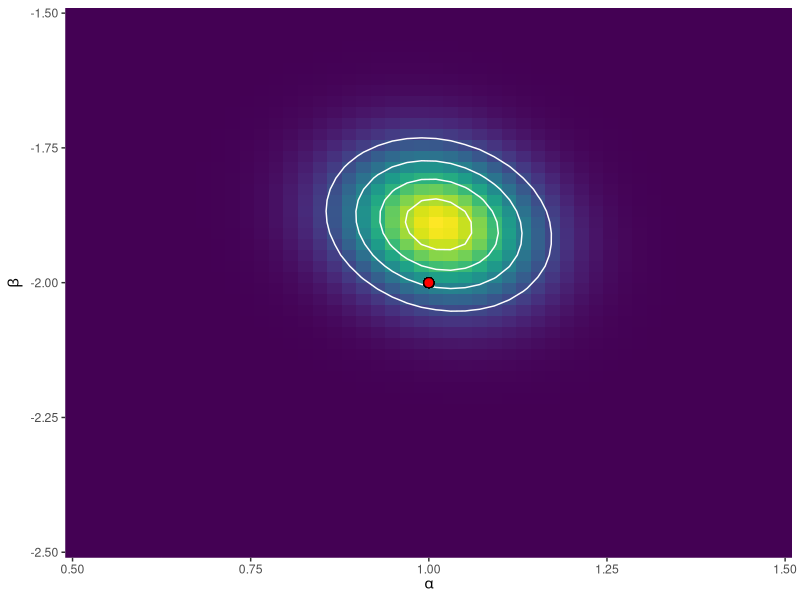
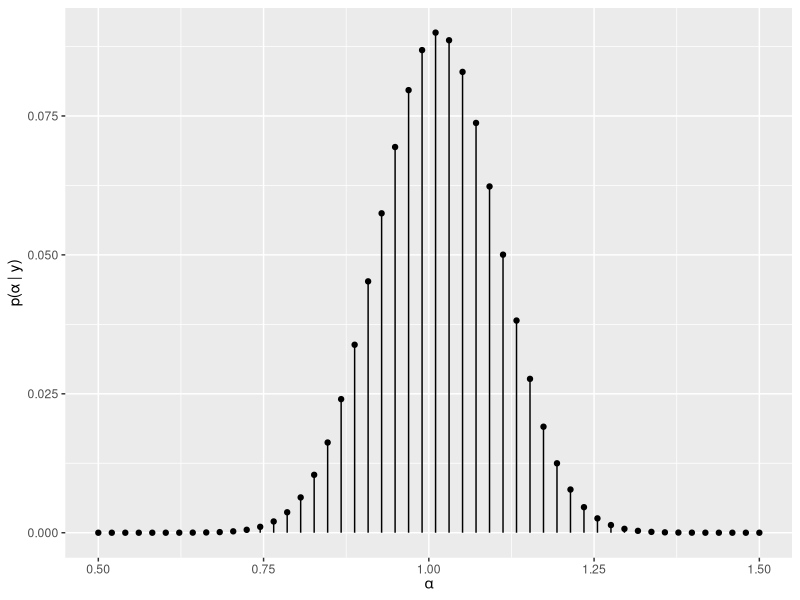
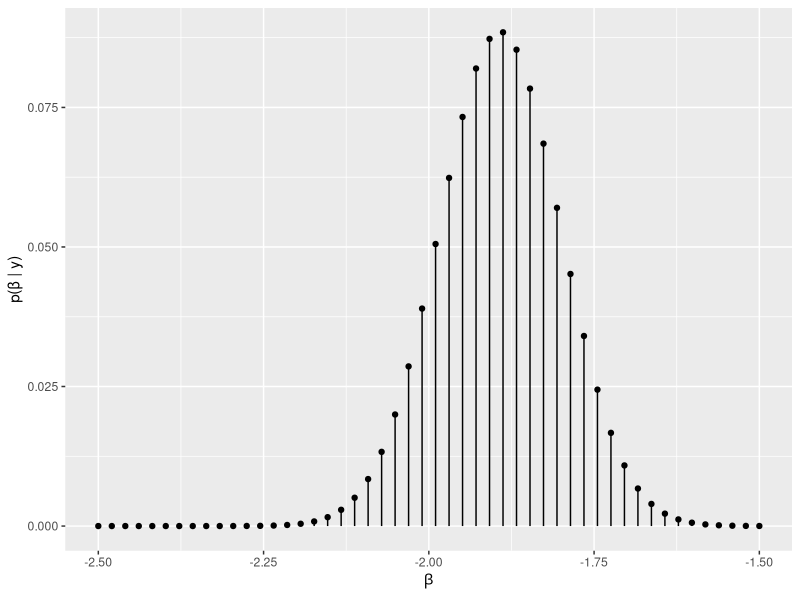

These figures' R source, in order:
library(dplyr)
library(ggplot2)

set.seed(121195)

# Generación de datos
alpha <- 1
beta <- -2
sigma <- 0.8
n <- 80
x <- rnorm(n)
y <- rnorm(n, alpha + beta * x, sigma)
df <- data.frame(x = x, y = y)

# Crear grilla para alfa y beta
grid_a <- seq(0.5, 1.5, length.out = 50)
grid_b <- seq(-2.5, -1.5, length.out = 50)

# Crear todas las combinaciones entre los valores de las dos grillas
grid_df <- expand.grid(grid_a, grid_b)

# Utilizar nombres indicativos
names(grid_df) <- c("a", "b")

# Crear vectores que van a contener los valores de la
# función de verosimilitud y del posterior
likelihood <- numeric(nrow(grid_df))
posterior <- numeric(nrow(grid_df))

# Calcular la función de verosimilitud en cada punto
for (i in seq_along(likelihood)) {
    likelihood[i] <- prod(dnorm(y, grid_df$a[i] + grid_df$b[i] * x, sigma))
}
# Calcular el posterior en cada punto
posterior <- (
    likelihood 
    * dnorm(grid_df$a, mean = 0, sd = 1.5) # alpha ~ Normal(0, 1.5)
    * dnorm(grid_df$b, mean = 0, sd = 2)   # beta ~ Normal(0, 2)
)

# Escalar el posterior para que sea propio
posterior <- posterior / sum(posterior)

# Incorporar likelihood y posterior al data frame
grid_df$likelihood <- likelihood
grid_df$posterior <- posterior

# Graficar con ggplot
ggplot(grid_df, aes(x = a, y = b)) +
    geom_raster(aes(fill = posterior)) +
    stat_contour(aes(z = posterior), col = "white", bins = 5) +
    geom_point(x = alpha, y = beta, color = "black", fill = "red", size = 3, pch = 21) +
    labs(x = expression(alpha), y = expression(beta)) +
    viridis::scale_fill_viridis() +
    theme(legend.position = "none") +
    scale_x_continuous(expand = c(0, 0)) +
    scale_y_continuous(expand = c(0, 0))

posterior_a_df <- grid_df |>
    group_by(a) |>
    summarise(p = sum(posterior))

ggplot(posterior_a_df) +
    geom_segment(aes(x = a, xend = a, y = 0, yend = p)) +
    geom_point(aes(x = a, y = p)) +
    labs(x = expression(alpha), y = "p(α | y)")


posterior_b_df <- grid_df |>
    group_by(b) |>
    summarise(p = sum(posterior))

ggplot(posterior_b_df) +
    geom_segment(aes(x = b, xend = b, y = 0, yend = p)) +
    geom_point(aes(x = b, y = p)) +
    labs(x = expression(beta), y = "p(β | y)")

# P(alpha > 0.95)
sum(posterior_a_df$p[posterior_a_df$a > 0.95])

# P(beta < -2)
sum(posterior_b_df$p[posterior_b_df$b < -2])
